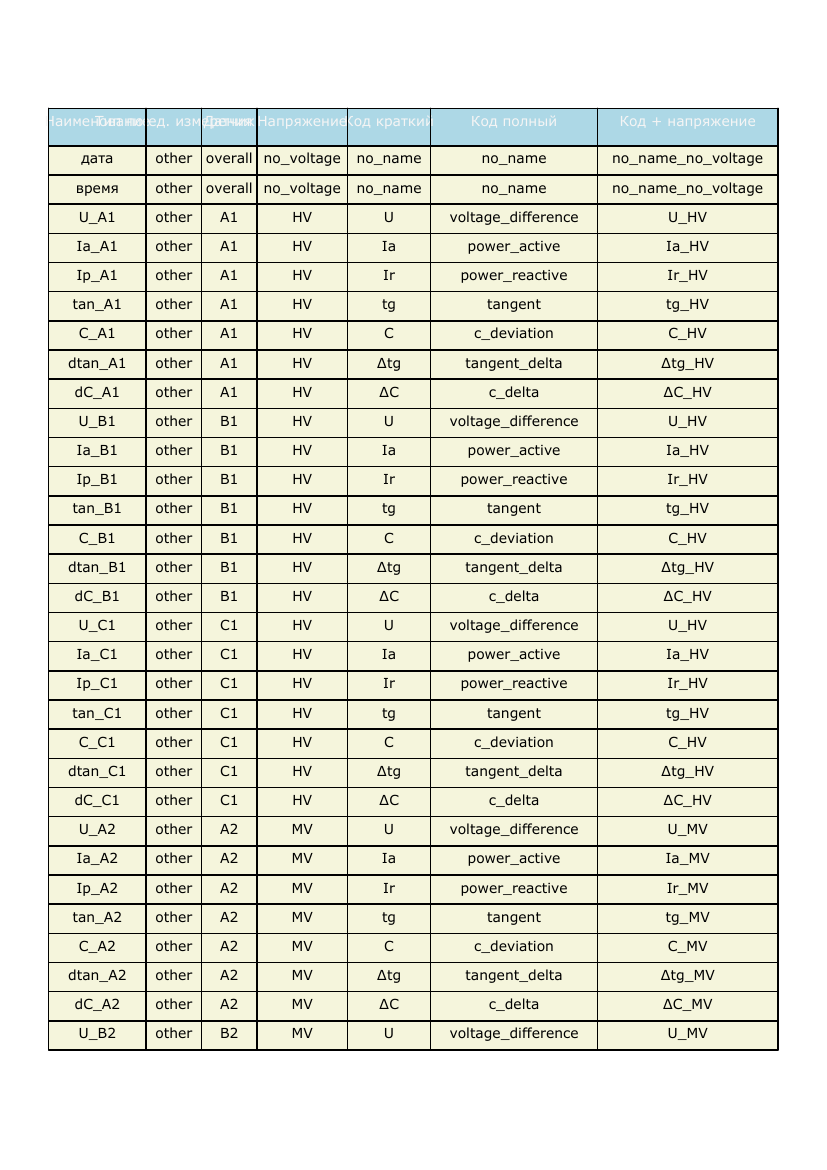

Python code for this plot:
#  ______________________________________ SETTING THE ENVIRONMENT ________________________________
import datetime
import io
import os
import sys
import matplotlib.pyplot as plt
import numpy as np
import pandas as pd
import analyzer
import columns
import devices
import frontend
import plots
import prints
import sadzax
sadzax.Out.reconfigure_encoding()
sadzax.Out.clear_future_warning()


#  ______________________________________ OBTAINING DATA _________________________________________
device_type = prints.device_picking()
# device_type = 'mon'
dev = device_type
# prints.file_picking(dev)
# data = devices.Pkl.load(dev)
[data, used_files] = analyzer.stack_data(dev)
cols_list = columns.columns_list_maker(dev, data)
cols = columns.columns_analyzer(dev, cols_list)
del cols_list
data = analyzer.pass_the_nan(device_type=device_type, data=data, cols=cols)  # update data_types
data = analyzer.set_dtypes(device_type=device_type, data=data, cols=cols)
# devices.Pkl.save(device_type=device_type, data=data)


#  ______________________________________ COUNTERS AND TIME ANALYZERS ____________________________
#  Setting a list for appending objects for reportlab/PDF
story = []

#  Returning device name and adding it as an object for reportlab/PDF
temp = frontend.PDF.text(f'Отчёт по устройству', frontend.style_title)
frontend.PDF.add_to_build_list(temp, story)
capture = devices.links(device_type)[9]
temp = frontend.PDF.text(capture, frontend.style_title2)
frontend.PDF.add_to_build_list(temp, story)

temp = frontend.PDF.text(f'Использованные файлы: ', frontend.style_title)
frontend.PDF.add_to_build_list(temp, story)
for capture in used_files:
    temp = frontend.PDF.text(capture, frontend.style_regular)
    frontend.PDF.add_to_build_list(temp, story)

temp = frontend.PDF.text(f'Анализ неразрывности замеров и их корректности', frontend.style_title2)
frontend.PDF.add_to_build_list(temp, story)

#  Listing the columns and adding table of it as an object for reportlab/PDF
cols_df = columns.columns_df(dev, cols)
capture = cols_df
temp = frontend.PDF.table_from_df(capture, title='Список данных файла с раскладкой для анализа',
                                  style_of_body=frontend.style_body, style_of_title=frontend.style_title,
                                  colWidths=[80, 40, 40, 65, 60, 120, 130])
frontend.PDF.add_to_build_list(temp, story)

#  Returning total counter of measures and their period
prints.total_log_counter(dev, data)
prints.total_periods(dev, data)

#  Returning total counter of measures and adding it as an object for reportlab/PDF
status = sadzax.question(
        f"\n Хотите задать конкретный период анализа между двумя датами?"
        f"\n Eсли нет - то будут проанализированы все доступные периоды замеров\n", yes='y')
if status == 'y':
    data = analyzer.time_period_choose(data, dev)
capture = frontend.capture_func(prints.total_log_counter, dev, data)
temp = frontend.PDF.text(capture, frontend.style_title)
frontend.PDF.add_to_build_list(temp, story)
capture = frontend.capture_func(prints.total_periods, dev, data)
temp = frontend.PDF.text(capture, frontend.style_title)
frontend.PDF.add_to_build_list(temp, story)


#  Analyzing time measures for sequence errors and adding the table of it as an object for reportlab/PDF
values_time_analyzer = analyzer.values_time_analyzer(dev, data, time_sequence_min=1, inaccuracy_sec=3)
capture = values_time_analyzer
temp = frontend.PDF.table_from_df(capture, title='Анализ периодичности и неразрывности измерений',
                                  style_of_body=frontend.style_body, style_of_title=frontend.style_title,
                                  colWidths=[70, 60, 40, 60, 40, 100])
frontend.PDF.add_to_build_list(temp, story)

#  Choosing the slice of time periods (the delimiter for defining a new time slice is 1440 minutes / 1 day)
values_time_slicer = analyzer.values_time_slicer(dev, data, values_time_analyzer,
                                                 minutes_slice_mode=1440, min_values_required=150)
data = prints.values_time_slicer(dev, data, log=values_time_slicer)

#  Analyzing data for false measurements, adding the table of their continuous periods as an object for reportlab/PDF
total_nan_counter = analyzer.total_nan_counter(dev, data, false_data_percentage=30.0)
total_nan_counter_ease = analyzer.total_nan_counter_ease(total_nan_counter)
capture = total_nan_counter_ease
temp = frontend.PDF.table_from_df(capture, title='Анализ периодов массовой некорректности измерений',
                                  style_of_body=frontend.style_body, style_of_title=frontend.style_title,
                                  colWidths=[70, 60, 40, 60, 40, 100])
frontend.PDF.add_to_build_list(temp, story)

#  Step 2 lines after submodule
frontend.PDF.add_to_build_list(frontend.PDF.text(f' ', frontend.style_title), story)
frontend.PDF.add_to_build_list(frontend.PDF.text(f' ', frontend.style_title), story)


#  ______________________________________ CORRELATIONS AND AVERAGES ______________________________
#  Defining the most usual 'ex'amples (deviation delta and tangent delta) for further correlation analyze
ex1 = '∆C'
ex2 = '∆tg'

#  Dict of params (True and False are setting for abs-parameter in average-func)
trends_params = {
    '∆tg': True,
    '∆C': True,
    'Ia': False,
    'Ir': False,
    'U': False
}

#  Adding the heading of the module as an object for reportlab/PD
capture = f'Анализ трендов и средних показателей'
temp = frontend.PDF.text(capture, frontend.style_title2)
frontend.PDF.add_to_build_list(temp, story)

#  Adding the heading of the submodule as an object for reportlab/PD
capture = f'Анализ распределения значений'
temp = frontend.PDF.text(capture, frontend.style_title)
frontend.PDF.add_to_build_list(temp, story)


#  Average values operative function
# noinspection PyPep8Naming
def capturer_for_PDF_average_old(ex, data=data, cols=cols, build_list=None, width=120, height=100,
                             hAlign='CENTER', abs_parameter=True):
    if build_list is None:
        build_list = story
    capture = frontend.capture_func(prints.average_printer, ex=ex, data=data, cols=cols, abs_parameter=abs_parameter)
    temp = frontend.PDF.text(capture, frontend.style_regular)
    frontend.PDF.add_to_build_list(temp, build_list)
    plots.histogram(value=[ex], bins=99, data=data, cols=cols, title=f'Распределение значений {ex}')
    img = frontend.capture_pic(width=width, height=height, hAlign=hAlign)
    frontend.PDF.add_to_build_list(img, build_list)


# noinspection PyPep8Naming
def capturer_for_PDF_average(ex, data=data, cols=cols, build_list=None, width=240, height=100,
                             hAlign='CENTER', abs_parameter=True):
    if build_list is None:
        build_list = story
    capture = frontend.capture_func(prints.average_printer, ex=ex, data=data, cols=cols, abs_parameter=abs_parameter)
    temp = frontend.PDF.text(capture, frontend.style_regular)
    frontend.PDF.add_to_build_list(temp, build_list)
    fig, (ax1, ax2) = plt.subplots(1, 2)
    ax1 = plots.histogram(value=[ex], bins=99, data=data, cols=cols, title=f'Распределение значений {ex}')
    ax2 = plots.histogram(value=[ex], bins=99, data=data, cols=cols, logarithm=True,
                          title=f'Логарифмическое распределение значений {ex}')
    img = frontend.capture_pic(width=width, height=height, hAlign=hAlign)
    frontend.PDF.add_to_build_list(img, build_list)



#  Average values of [∆C, ∆tg, Ia, Ir, U] and their distribution added as an object for reportlab/PD
for a_key in trends_params.keys():
    for a_voltage in ['_HV', '_MV']:
        capturer_for_PDF_average(ex=a_key+a_voltage, abs_parameter=trends_params[a_key], build_list=story)

#  Step 2 lines after submodule
frontend.PDF.add_to_build_list(frontend.PDF.text(f' ', frontend.style_title), story)
frontend.PDF.add_to_build_list(frontend.PDF.text(f' ', frontend.style_title), story)

#  Adding the heading of the submodule as an object for reportlab/PD
capture = f'Анализ корреляций'
temp = frontend.PDF.text(capture, frontend.style_title)
frontend.PDF.add_to_build_list(temp, story)
capture = f'(чем более явная корреляция, тем больше отклонение графа от оси шагов:' \
          f' вверх для прямой корреляции, вниз - для обратной)'
temp = frontend.PDF.text(capture, frontend.style_regular)
frontend.PDF.add_to_build_list(temp, story)


#  Correlation with and air operative function
# noinspection PyPep8Naming
def capturer_for_PDF_air_correlation(ex, data=data, cols=cols, build_list=None, width=140, height=110,
                                     hAlign='RIGHT'):
    if build_list is None:
        build_list = story
    plots.correlation_plot(filter_list1=[ex], filter_list2=['tair'],
                           device_type=device_type, data=data, cols=cols,
                           title=f"Анализ корреляции данных {ex1} от температуры воздуха")
    img = frontend.capture_pic(width=width, height=height, hAlign=hAlign)
    frontend.PDF.add_to_build_list(img, build_list)


#  Correlation of [∆C, ∆tg, Ia, Ir, U] and temperature with a plot added as an object for reportlab/PD
capturer_for_PDF_air_correlation(ex1)
capturer_for_PDF_air_correlation(ex2)
capturer_for_PDF_air_correlation('Ia')
capturer_for_PDF_air_correlation('Ir')
capturer_for_PDF_air_correlation('U')

#  Step 2 lines after submodule
frontend.PDF.add_to_build_list(frontend.PDF.text(f' ', frontend.style_title), story)
frontend.PDF.add_to_build_list(frontend.PDF.text(f' ', frontend.style_title), story)


#  ______________________________________ WARNINGS _______________________________________________
#  Adding the heading of the module as an object for reportlab/PD
capture = f'Анализ срабатываний предупредительной и аварийной сигнализации'
temp = frontend.PDF.text(capture, frontend.style_title2)
frontend.PDF.add_to_build_list(temp, story)

#  Take the warning map for a sequence
for k in devices.links(device_type)[10]:
    #  Set the default warning values (1 / 1.5% for delta_tangent and 3 / 5% for delta_correlation)
    w0 = devices.links(device_type)[10][k][0]
    w1 = devices.links(device_type)[10][k][1]
    #  Title
    capture = f'\nПревышение уровней {k} для срабатывания ' \
              f'предупредительной (±{w0}) или аварийной (±{w1}) сигнализации \r'
    temp = frontend.PDF.text(capture, frontend.style_title)
    frontend.PDF.add_to_build_list(temp, story)
    #  Main operation - forming a dict with a DataFrames of warning issues
    warning_finder = analyzer.warning_finder([k], dev, data, cols, w0, w1)
    #  Setting the short/full output
    status = sadzax.question(
        f"Вывести кратко? \n (Только срабатывания аварийной сигнализации {k} без предупредительной)"
        f" \n Eсли нет - то будут выведены и предупредительные, и аварийные замеры ", yes='y', no='n')
    warnings_codes_temporal_list = {'acc': 'аварийной'}
    if status == 'n':
        warnings_codes_temporal_list = {'war': 'предупредительной', 'acc': 'аварийной'}
    for warn_code, warn_code_str in warnings_codes_temporal_list.items():
        capture = frontend.capture_func(prints.warning_printer, dev, warning_finder, warn_code,
                                        warning_param_war=w0, warning_param_acc=w1)
        temp = frontend.PDF.text(capture, frontend.style_regular)
        frontend.PDF.add_to_build_list(temp, story)
        #  Setting minimal amount of values to be printed in a table
        min_values_for_print = 60
        #  Easing the main operated data to form a DataFrame
        warning_finder_ease = analyzer.warning_finder_ease(warning_finder, dev, warn_code,
                                                           warning_param_war=w0, warning_param_acc=w1,
                                                           min_values_for_print=min_values_for_print)
        capture = warning_finder_ease
        #  Form table from DataFrame
        temp = frontend.PDF.table_from_df(capture, title=f'Таблица периодов непрерывной сигнализации'
                                                               f' (минимум {min_values_for_print} сигнальных'
                                                               f' замеров подряд)',
                                          style_of_body=frontend.style_body, style_of_title=frontend.style_title,
                                          colWidths=[180, 110, 110, 70])
        frontend.PDF.add_to_build_list(temp, story)
        warning_finder_merge = analyzer.warning_finder_merge(warning_finder, dev, data, warn_code, w0, w1)
        buffer = frontend.capture_on_pic()
        plots.scatter(df=warning_finder_merge, device_type=dev, title=f'График {warn_code_str} сигнализации')
        img = frontend.capture_pic(width=205, height=95, hAlign='CENTER')
        frontend.PDF.add_to_build_list(img, story)


#  Step 2 lines after submodule
frontend.PDF.add_to_build_list(frontend.PDF.text(f' ', frontend.style_title), story)
frontend.PDF.add_to_build_list(frontend.PDF.text(f' ', frontend.style_title), story)


#  ______________________________________ DATA ENG. ______________________________________________


main_graph_params = {
    'U': 'График изменения значений напряжений',
    'Ia': 'График изменения активной составляющей токов утечек',
    'Ir': 'График изменения реактивной составляющей токов утечек',
    'tg': 'График изменения значений tgδ',
    'C': 'График изменения значений емкостей С1',
    '∆tg': 'График изменения значений ∆tgδ (изменение tgδ относительно начальных значений)',
    '∆C': 'График изменения значений ∆C/C1 (изменение емкостей С1 относительно начальных значений)'
}

for code_key, code_desc in {'_HV': ' со стороны высокого напряжения',
                            '_MV': ' со стороны среднего напряжения'}.items():
    capture = f'Анализ значений параметров высоковольтных вводов в фазах А, В и С{code_desc}'
    temp = frontend.PDF.text(capture, frontend.style_title2)
    frontend.PDF.add_to_build_list(temp, story)
    for key, desc in main_graph_params.items():
        input_y = key + code_key
        title = desc + code_desc
        prints.print_flat_graph(input_y=[input_y], device_type=dev, data=data, cols=cols, title=title)
        img = frontend.capture_pic(width=205, height=95, hAlign='CENTER')
        frontend.PDF.add_to_build_list(img, story)
        frontend.PDF.add_to_build_list(frontend.PDF.text(f' ', frontend.style_title), story)


#  ______________________________________ OUTPUT IN PDF __________________________________________
name_file_by_user = sadzax.Enter.str('Введите имя файла для сохранения: ',
                                     arg_must_be=sadzax.Enter.allowed_symbs_default, arg_max_capacity=24,
                                     arg_error='Некорректное имя для файла')
#  Filename String
fst0 = analyzer.total_periods(dev, data)[0].strftime(format='%y%m%d')
fst1 = analyzer.total_periods(dev, data)[1].strftime(format='%y%m%d')

frontend.PDF.builder(story,
                     filename='reports/EM_report_' + dev + '_' + fst1 + '_' + fst0 + ' - ' + name_file_by_user + '.pdf')
